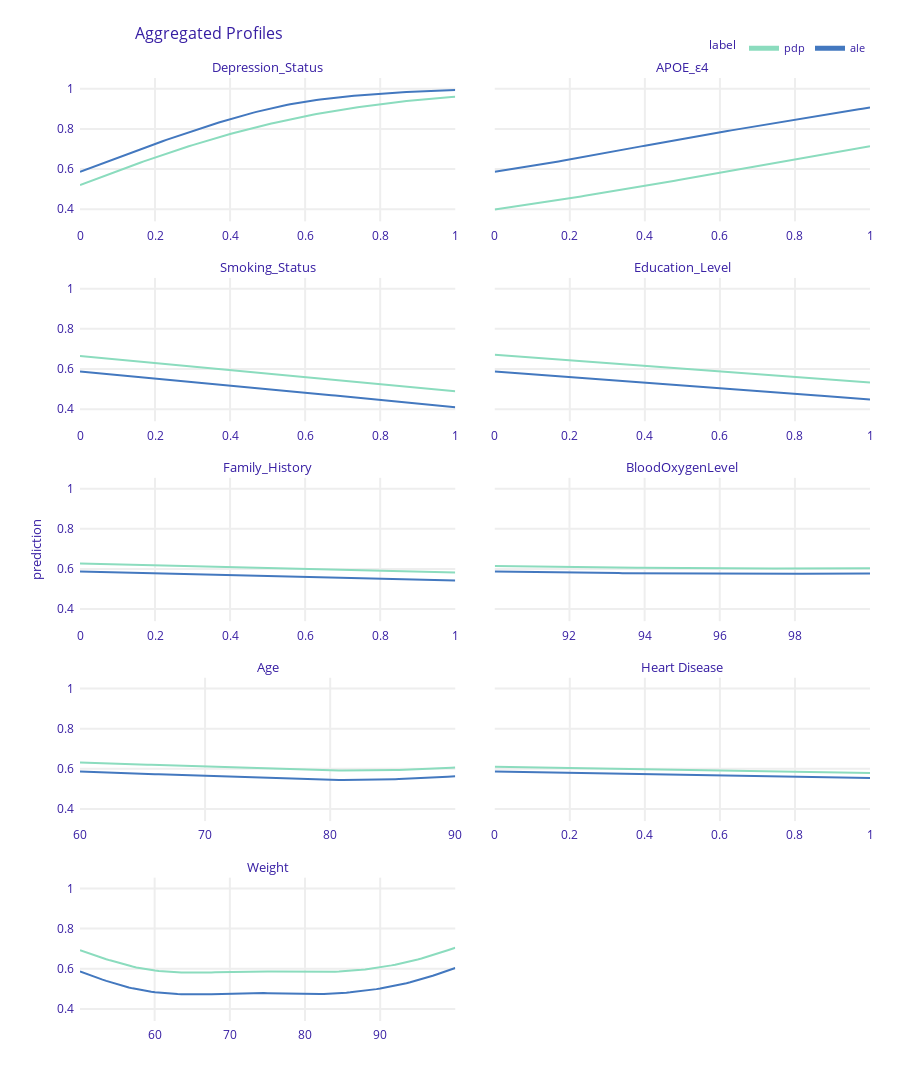

Notebook code for this chart:
### Markdown cell above
### Agregacja
Dla ramki bez cognitive_test_scores (model exp3) sprawdźmy zależność cząstkową (partial dependency) jak i efekt skumulowanych efektów lokalnych (accumulated local effects). Nie użyjemy modelu exp ze względu na zbyt niewielką liczbę zmiennych.

### Code cell
pdp_num = exp3.model_profile(type = 'partial', label = "pdp", N = 500)
ale_num = exp3.model_profile(type = 'accumulated', label="ale", N = 500)
pdp_num.plot(ale_num)
